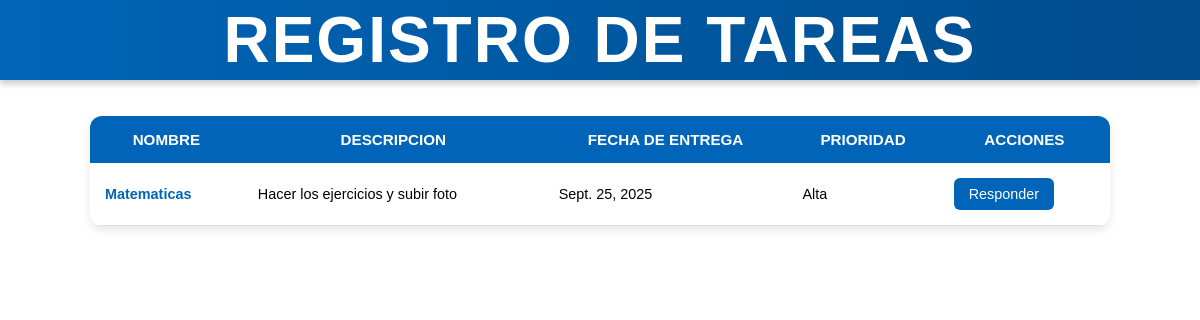
Before: / with the older database file.
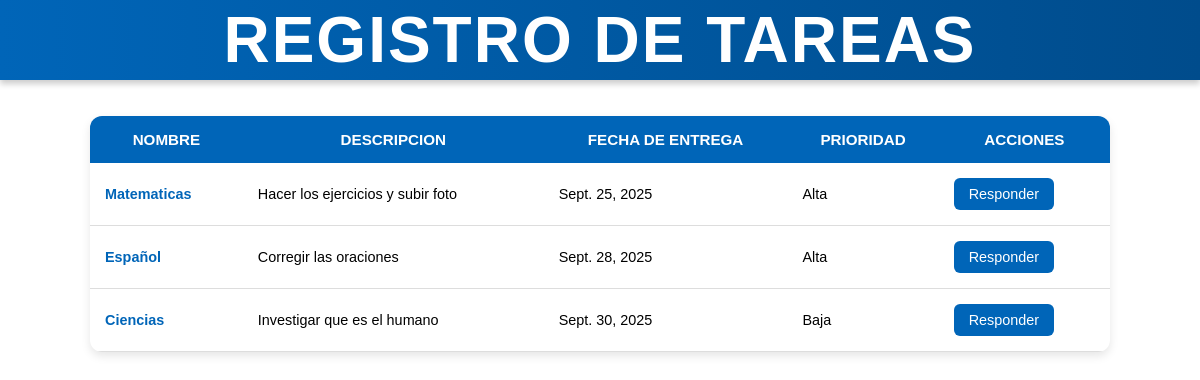
After: the same page with the newer database file.
### app/models.py (models this page shows, shortened)
class Tareas(models.Model):
    nombre = models.CharField(max_length=100)
    descripcion = models.TextField()
    fecha_de_entrega = models.DateField()
    prioridad = models.CharField(max_length=50)
    archivo = models.BooleanField(default=False)

### app/views.py (the view)
# urls.py: path('', views.lista_tareas, name='lista_tareas'),
def lista_tareas(request):
    tareas = Tareas.objects.all()
    return render(request, 'app/index.html', {'tareas': tareas})

### app/templates/app/index.html
{% load static %}
<link rel="stylesheet" href="{% static 'app/index.css' %}" />
<header>
  <h1>REGISTRO DE TAREAS</h1>
</header>
<body>
  <table>
    <tr>
      <th>Nombre</th>
      <th>Descripcion</th>
      <th>Fecha de entrega</th>
      <th>Prioridad</th>
      <th>Acciones</th>
    </tr>
    {% for tarea in tareas %}
      <tr>
        <td>
          <a href="{% url 'ver_respuestas' tarea.id %}">{{ tarea.nombre }}</a>
        </td>
        <td>{{ tarea.descripcion }}</td>
        <td>{{ tarea.fecha_de_entrega }}</td>
        <td>{{ tarea.prioridad }}</td>
        <td>
          <button onclick="location.href='{% url 'responder_tarea' tarea.id %}'">Responder</button>
        </td>
      </tr>
    {% endfor %}
  </table>
</body>

### app/static/app/index.css (style rules this page uses)
* { margin: 0; padding: 0; box-sizing: border-box; font-family: Arial, Helvetica, sans-serif; }
header { width: 100%; height: 10vh; background: linear-gradient(90deg, #0065b8, #004c8c); color: white; display: flex; align-items: center; justify-content: center; font-size: 2rem; letter-spacing: 2px; text-transform: uppercase; box-shadow: 0 4px 6px rgba(0, 0, 0, 0.2); }
table { width: 85%; margin: 3% auto; border-collapse: collapse; box-shadow: 0px 4px 10px rgba(0, 0, 0, 0.1); border-radius: 12px; overflow: hidden; background-color: #ffffff; }
th { background-color: #0065b8; color: white; padding: 15px; text-transform: uppercase; font-size: 0.95rem; }
td { padding: 15px; border-bottom: 1px solid #ddd; font-size: 0.9rem; }
button { padding: 8px 15px; background-color: #0065b8; color: white; border: none; border-radius: 6px; cursor: pointer; font-size: 0.9rem; transition: 0.3s; }
td a { color: #0065b8; text-decoration: none; font-weight: bold; transition: 0.3s; }

Changed rows visible on the page:
added Tareas: nombre "Español", descripcion "Corregir las oraciones", fecha_de_entrega "Sept. 28, 2025", prioridad "Alta"
added Tareas: nombre "Ciencias", descripcion "Investigar que es el humano", fecha_de_entrega "Sept. 30, 2025", prioridad "Baja"
